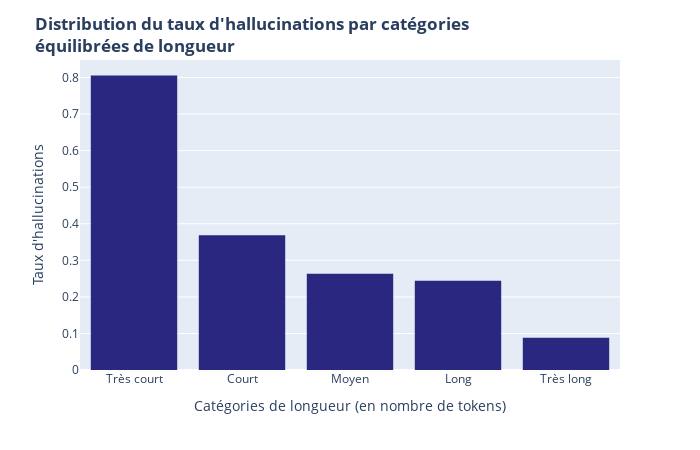
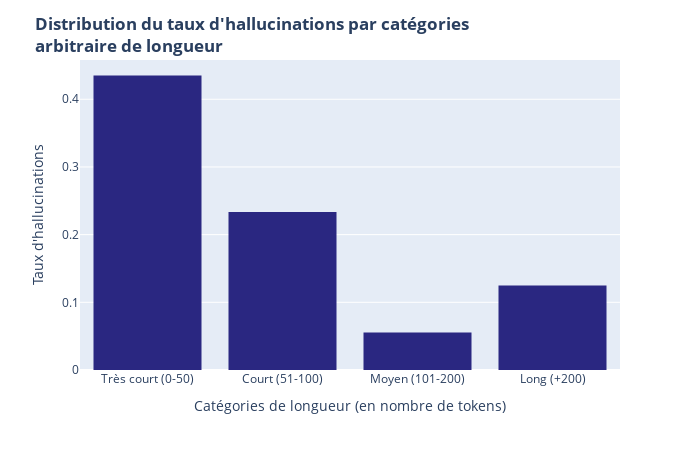

Here is the notebook cell these charts were saved with, in order:
### Markdown cell above
### **B - Caractéristiques des extractions**

### Code cell
# Version avec les bins équilibrés
fig1 = px.histogram(
    df, x="contrib_tokens_bins", y="Hallucinations",
    color_discrete_sequence=["#2a2781"], histfunc="avg", category_orders={
        "contrib_tokens_bins": ["Très court", "Court", "Moyen", "Long", "Très long"]
    }
)
fig1.update_layout(
    title={"text": 
        "<b>Distribution du taux d'hallucinations par catégories <br>équilibrées de longueur</b>"
    }, 
    xaxis_title="Catégories de longueur (en nombre de tokens)", yaxis_title="Taux d'hallucinations",
    width=700, height=450
)
fig1.update_traces(
    hovertemplate =
        "Taux d'hallucinations = %{y}<extra></extra>"
)
# Version avec les bins fixes
fig2 = px.histogram(
    df, x="contrib_tokens_bins_fixe", y="Hallucinations",
    color_discrete_sequence=["#2a2781"], histfunc="avg", category_orders={
        "contrib_tokens_bins_fixe": ["Très court (0-50)", "Court (51-100)", "Moyen (101-200)", "Long (+200)"]
    }
)
fig2.update_layout(
    title={"text": 
        "<b>Distribution du taux d'hallucinations par catégories <br>arbitraire de longueur</b>"
    }, 
    xaxis_title="Catégories de longueur (en nombre de tokens)", yaxis_title="Taux d'hallucinations",
    width=700, height=450
)
fig2.update_traces(
    hovertemplate =
        "Taux d'hallucinations = %{y}<extra></extra>"
)

# Affichage des figures
fig1.show()
fig2.show()

### Figure 1 — Plotly figure (JSON) as saved in the notebook; plotly's stock layout.template omitted (floating-point values rounded to 4 significant figures; data arrays with more than 128 entries replaced by an {"elided": "..."} marker saying what was removed)
{"data": [{"bingroup": "x", "histfunc": "avg", "hovertemplate": "Taux d'hallucinations = %{y}<extra></extra>", "legendgroup": "", "marker": {"color": "#2a2781", "pattern": {"shape": ""}}, "name": "", "orientation": "v", "showlegend": false, "type": "histogram", "x": {"elided": "200 str values"}, "xaxis": "x", "y": {"elided": "200 float values"}, "yaxis": "y"}], "layout": {"barmode": "relative", "height": 450, "legend": {"tracegroupgap": 0}, "margin": {"t": 60}, "title": {"text": "<b>Distribution du taux d'hallucinations par catégories <br>équilibrées de longueur</b>"}, "width": 700, "xaxis": {"anchor": "y", "categoryarray": ["Très court", "Court", "Moyen", "Long", "Très long"], "categoryorder": "array", "domain": [0, 1], "title": {"text": "Catégories de longueur (en nombre de tokens)"}}, "yaxis": {"anchor": "x", "domain": [0, 1], "title": {"text": "Taux d'hallucinations"}}}}

### Figure 2 — Plotly figure (JSON) as saved in the notebook; plotly's stock layout.template omitted (floating-point values rounded to 4 significant figures; data arrays with more than 128 entries replaced by an {"elided": "..."} marker saying what was removed)
{"data": [{"bingroup": "x", "histfunc": "avg", "hovertemplate": "Taux d'hallucinations = %{y}<extra></extra>", "legendgroup": "", "marker": {"color": "#2a2781", "pattern": {"shape": ""}}, "name": "", "orientation": "v", "showlegend": false, "type": "histogram", "x": {"elided": "200 str values"}, "xaxis": "x", "y": {"elided": "200 float values"}, "yaxis": "y"}], "layout": {"barmode": "relative", "height": 450, "legend": {"tracegroupgap": 0}, "margin": {"t": 60}, "title": {"text": "<b>Distribution du taux d'hallucinations par catégories <br>arbitraire de longueur</b>"}, "width": 700, "xaxis": {"anchor": "y", "categoryarray": ["Très court (0-50)", "Court (51-100)", "Moyen (101-200)", "Long (+200)"], "categoryorder": "array", "domain": [0, 1], "title": {"text": "Catégories de longueur (en nombre de tokens)"}}, "yaxis": {"anchor": "x", "domain": [0, 1], "title": {"text": "Taux d'hallucinations"}}}}
